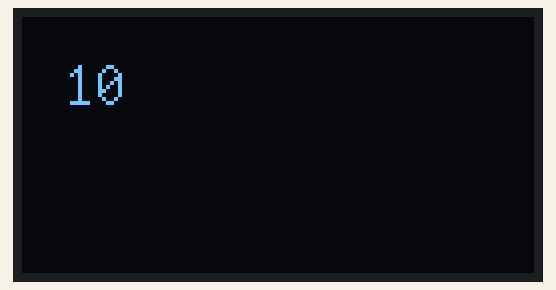
Recording of a sketch running on a simulated Arduino Uno, built with avr-gcc and run on an emulated ATmega328P. On the bench: 128×64 one-colour display.

Above: at 10.5 s.
At 12.6 s:
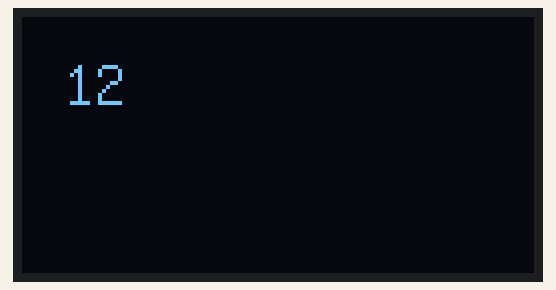
At 16.8 s:
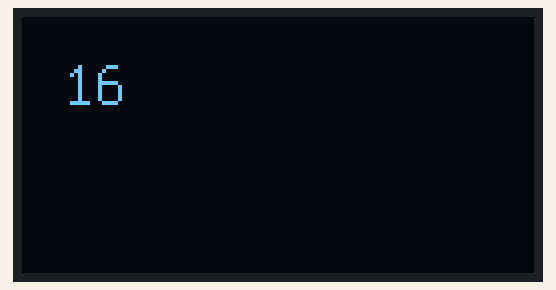
At 24.1 s:
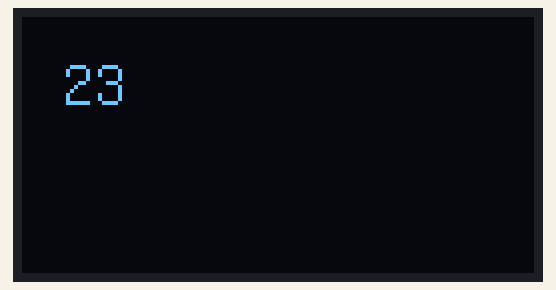
At 31.4 s:
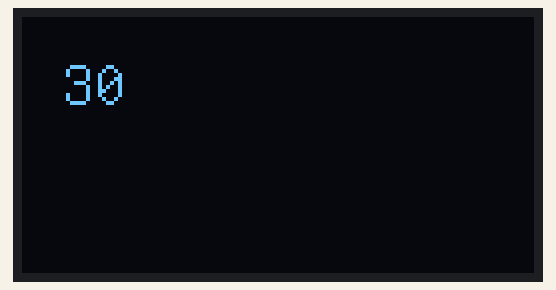
At 38.8 s:
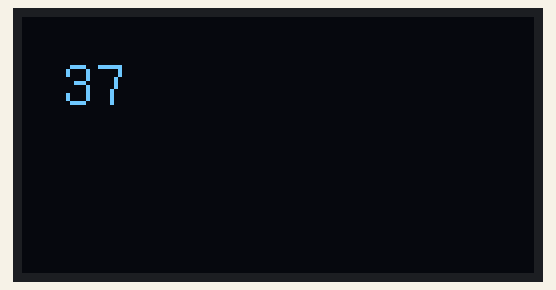

Measured:
- what the display in image 0 shows lasts 1.1 s, from 10.4 s to 11.5 s
- what the display in image 5 shows lasts 1.1 s, from 38.7 s to 39.8 s

The sketch:

oled.ino
```cpp
// Demonstrate use of the DDS Library
// m0xpd
// http://m0xpd.blogspot.com
// March 2014

#include <U8glib.h>


U8GLIB_SH1106_128X64 u8g(U8G_I2C_OPT_DEV_0|U8G_I2C_OPT_NO_ACK|U8G_I2C_OPT_FAST);


void setup() {
    // assign default color value
  if ( u8g.getMode() == U8G_MODE_R3G3B2 ) {
    u8g.setColorIndex(255);     // white
  }
  else if ( u8g.getMode() == U8G_MODE_GRAY2BIT ) {
    u8g.setColorIndex(3);         // max intensity
  }
  else if ( u8g.getMode() == U8G_MODE_BW ) {
    u8g.setColorIndex(1);         // pixel on
  }
  else if ( u8g.getMode() == U8G_MODE_HICOLOR ) {
    u8g.setHiColorByRGB(255,255,255);
  }
  u8g.setFont(u8g_font_unifont);
  u8g.setRot180();
}

void loop() {
  int i = 0;
  while(1) {
      u8g.firstPage();
      do {
         u8g.setPrintPos( 10, 22 );
         u8g.print(i);
      } while( u8g.nextPage() );

      i += 1;
      delay(1000);
  }
}
```
